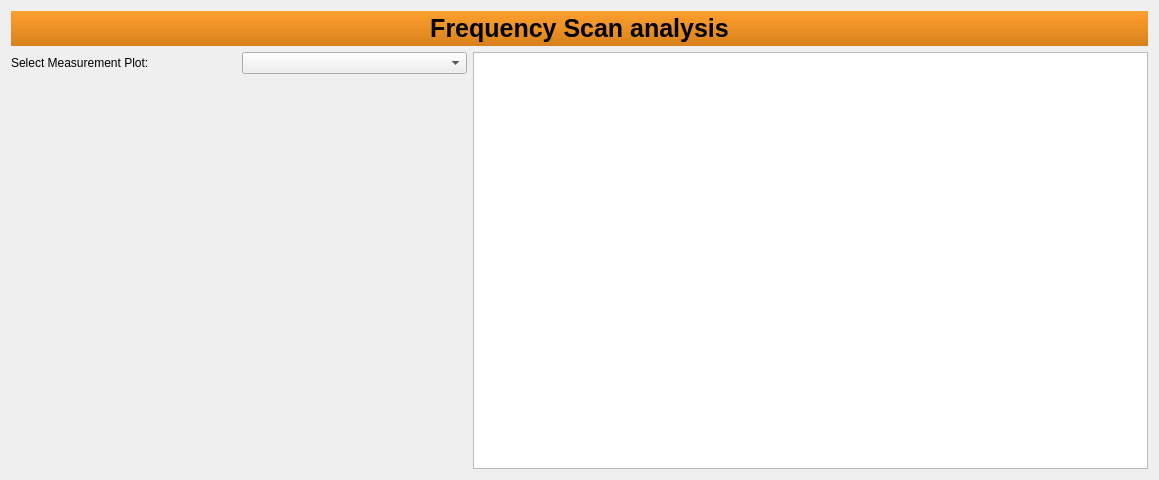
<?xml version="1.0" encoding="UTF-8"?>
<ui version="4.0">
 <class>Form</class>
 <widget class="QWidget" name="Form">
  <property name="geometry">
   <rect>
    <x>0</x>
    <y>0</y>
    <width>1159</width>
    <height>480</height>
   </rect>
  </property>
  <property name="windowTitle">
   <string>Form</string>
  </property>
  <layout class="QGridLayout" name="gridLayout">
   <item row="1" column="0">
    <widget class="QLabel" name="label">
     <property name="text">
      <string>Select Measurement Plot:</string>
     </property>
    </widget>
   </item>
   <item row="1" column="2" rowspan="11" colspan="3">
    <widget class="PlotWidget" name="freqPlot_graphicsView">
     <property name="sizePolicy">
      <sizepolicy hsizetype="Expanding" vsizetype="Expanding">
       <horstretch>0</horstretch>
       <verstretch>0</verstretch>
      </sizepolicy>
     </property>
    </widget>
   </item>
   <item row="1" column="1">
    <widget class="QComboBox" name="Plot_comboBox"/>
   </item>
   <item row="0" column="0" colspan="5">
    <widget class="QLabel" name="label_2">
     <property name="sizePolicy">
      <sizepolicy hsizetype="Preferred" vsizetype="Minimum">
       <horstretch>0</horstretch>
       <verstretch>0</verstretch>
      </sizepolicy>
     </property>
     <property name="font">
      <font>
       <pointsize>19</pointsize>
       <weight>75</weight>
       <bold>true</bold>
      </font>
     </property>
     <property name="styleSheet">
      <string notr="true">background-color: QLinearGradient( x1: 0, y1: 0, x2: 0, y2: 1, stop: 0 #ffa02f, stop: 1 #d7801a);</string>
     </property>
     <property name="text">
      <string>Frequency Scan analysis</string>
     </property>
     <property name="alignment">
      <set>Qt::AlignCenter</set>
     </property>
    </widget>
   </item>
   <item row="3" column="0" colspan="2">
    <layout class="QVBoxLayout" name="Start_Stop_verticalLayout">
     <property name="sizeConstraint">
      <enum>QLayout::SetMinimumSize</enum>
     </property>
    </layout>
   </item>
   <item row="2" column="0" colspan="2">
    <layout class="QVBoxLayout" name="Settings_verticalLayout">
     <property name="sizeConstraint">
      <enum>QLayout::SetMinimumSize</enum>
     </property>
    </layout>
   </item>
   <item row="4" column="1" rowspan="8">
    <spacer name="verticalSpacer">
     <property name="orientation">
      <enum>Qt::Vertical</enum>
     </property>
     <property name="sizeHint" stdset="0">
      <size>
       <width>20</width>
       <height>40</height>
      </size>
     </property>
    </spacer>
   </item>
  </layout>
 </widget>
 <customwidgets>
  <customwidget>
   <class>PlotWidget</class>
   <extends>QGraphicsView</extends>
   <header>pyqtgraph</header>
  </customwidget>
 </customwidgets>
 <resources/>
 <connections/>
</ui>
